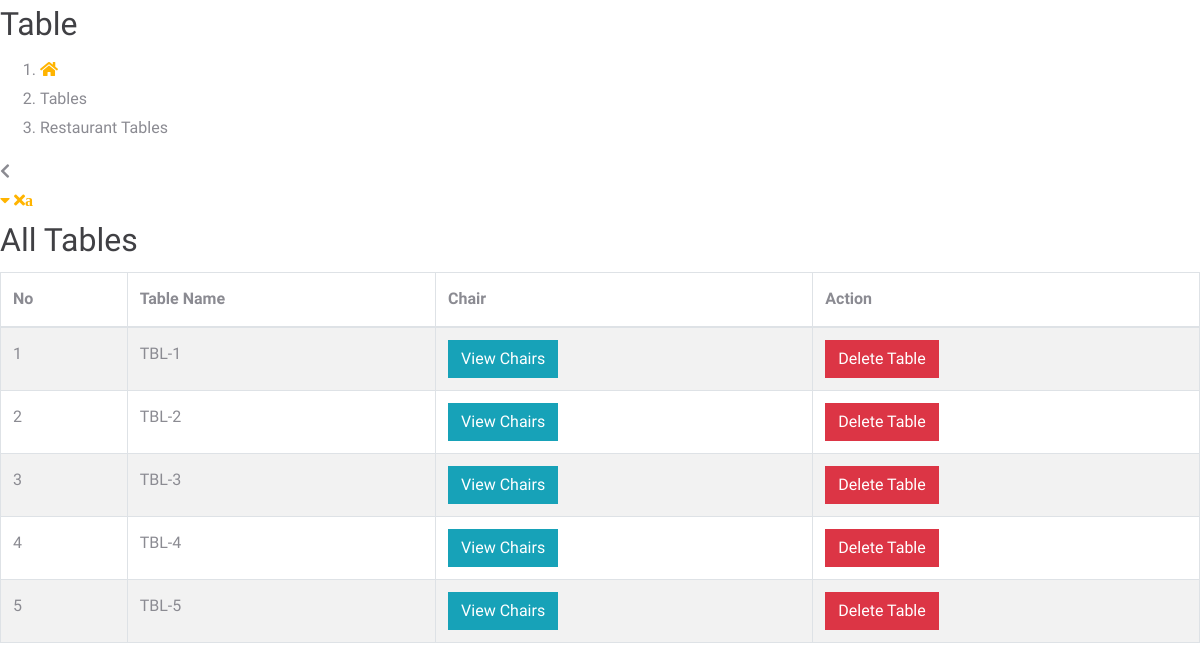
The page /dashboard/table-list.php (signed in) on the database its author committed.
### tables this page shows
CREATE TABLE `restaurant_tables` (
  `id` int(11) NOT NULL,
  `res_id` int(11) DEFAULT NULL,
  `table_name` varchar(100) DEFAULT NULL
);

### dashboard/table-list.php (the view, shortened to what this page needs)
<?php include 'template/header.php';
?>
	<body>
		<section class="body">
			<div class="inner-wrapper">
				<section role="main" class="content-body">
					<header class="page-header">
						<h2>Table</h2>
						<div class="right-wrapper pull-right">
							<ol class="breadcrumbs">
								<li>
									<a href="index.php">
										<i class="fa fa-home"></i>
									</a>
								</li>
								<li><span>Tables</span></li>
								<li><span>Restaurant Tables</span></li>
							</ol>
							<a class="sidebar-right-toggle" data-open="sidebar-right"><i class="fa fa-chevron-left"></i></a>
						</div>
					</header>
						<section class="panel">
							<header class="panel-heading">
								<div class="panel-actions">
									<a href="#" class="fa fa-caret-down"></a>
									<a href="#" class="fa fa-times">a</a>
								</div>
								<h2 class="panel-title">All Tables</h2>
							</header>
							<div class="panel-body">
								<table class="table table-bordered table-striped mb-none" id="datatable-tabletools" data-swf-path="assets/vendor/jquery-datatables/extras/TableTools/swf/copy_csv_xls_pdf.swf">
									<thead>
										<tr>
											<th>No</th>
											<th>Table Name</th>
											<th class="hidden-phone">Chair</th>
											<th class="hidden-phone">Action</th>
										</tr>
									</thead>
									<tbody>
										<?php
										$count = 1;
										$con = connect();
										$res_id = $_SESSION['id'];
										$sql = "SELECT * FROM `restaurant_tables` WHERE res_id = '$res_id' ;";
										$result = $con->query($sql);
										foreach ($result as $r) {
										?>
										<tr class="gradeX">
											<td class="center hidden-phone"><?php echo $count; ?></td>
											<td><?php echo $r['table_name']; ?></td>
											<td class="center hidden-phone">
												<a href="view-chair-list.php?table_id=<?php echo $r['id']; ?>" class="btn btn-info"  onclick="if (!Done()) return false; ">View Chairs</a>
											</td>
											<td class="center hidden-phone">
												<a href="delete-table.php?table_id=<?php echo $r['id']; ?>" class="btn btn-danger"  onclick="if (!Done()) return false; ">Delete Table</a>
											</td>
										</tr>
										<?php $count++; } ?>
									</tbody>
								</table>
							</div>
						</section>
				</section>
			</div>
		</section>
	</body>
</html>

### rows shown on the page
restaurant_tables: table_name "TBL-1"
restaurant_tables: table_name "TBL-2"
restaurant_tables: table_name "TBL-3"
restaurant_tables: table_name "TBL-4"
restaurant_tables: table_name "TBL-5"
